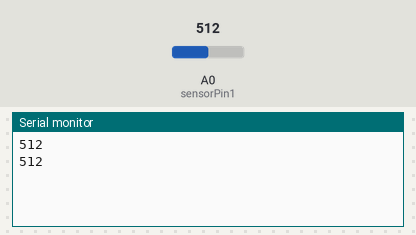
The sketch below on a simulated Arduino Uno, built with avr-gcc and run on an emulated ATmega328P. Parts: the last lines printed to the serial monitor. The test bench sets the inputs (shaded band); at power-on: A0 (sensorPin1) = 512.

Above: at 3.8 s.
3.9 s: A0 (sensorPin1) set to 716
At 7.0 s:
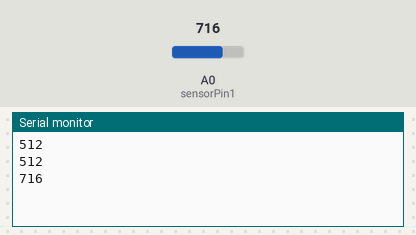
7.8 s: A0 (sensorPin1) set to 900
At 9.5 s:
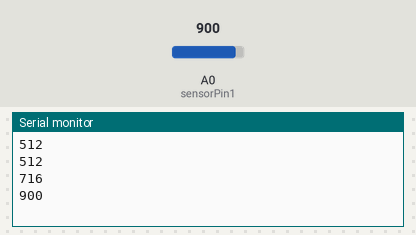
Timing chart, 0 to 11.0 s (numbered marks = the images above; inputs shaded):
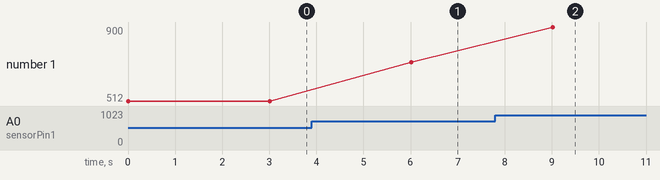

Measured:
- after the input at 3.9 s, the serial monitor: prints a new line after 2.1 s (image 1)
- after the input at 7.8 s, the serial monitor: prints a new line after 1.2 s (image 2)
- plotted number 1: 512 → 716 after the input at 3.9 s, 716 → 900 after the input at 7.8 s

The sketch:

arduinocode.ino
```cpp
#include <SoftwareSerial.h>

SoftwareSerial espSerial(5, 6);
String str;

int sensorPin1 = A0;
int sensorValue1;

void setup() {
  Serial.begin(9600);
  espSerial.begin(9600);


}

void loop() {

 sensorValue1 = analogRead(sensorPin1);
 Serial.println(String(sensorValue1));
 espSerial.println(String(sensorValue1));
 delay(3000);
}
```
